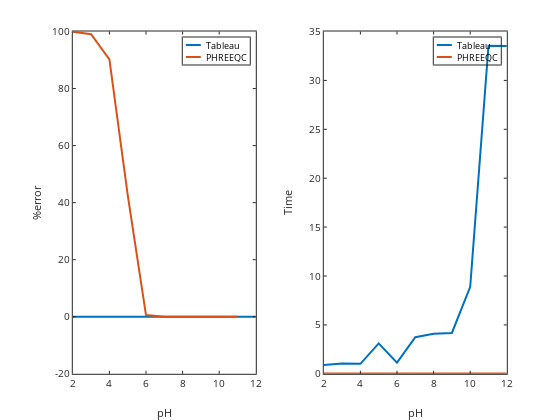

The notebook cell this image was saved under:
### Code cell
subplot(121)
h=plot(pH,Almasserror,pH,AlmasserrorPHREEQC);
legend('Tableau','PHREEQC');
set(h,'linewidth',2)
xlabel('pH');ylabel('%error')

subplot(122) 
h=plot(pH,tableautime,pH,PHREEQCtime);
legend('Tableau','PHREEQC');
set(h,'linewidth',2)
xlabel('pH');ylabel('Time')

#output=[...
#pH' Almasserror' AlmasserrorPHREEQC' tableautime' PHREEQCtime'
#]

### Figure 1 — Plotly figure (JSON) as saved in the notebook; plotly's stock layout.template omitted (floating-point values rounded to 4 significant figures)
{"data": [{"line": {"color": "rgb(0,113,188)", "dash": "solid", "width": 2}, "marker": {"color": "rgb(0,113,188)", "line": {"color": "rgb(0,113,188)"}, "size": 6, "symbol": "none"}, "mode": "lines", "name": "Tableau", "showlegend": true, "type": "scatter", "visibility": true, "x": [2, 3, 4, 5, 6, 7, 8, 9, 10, 11, 12], "xaxis": "x", "y": [8.073e-08, 8.073e-08, 8.073e-08, 8.073e-08, 8.073e-08, 8.073e-08, 8.073e-08, 8.073e-08, 8.073e-08, 8.073e-08, 8.073e-08], "yaxis": "y"}, {"line": {"color": "rgb(216,82,24)", "dash": "solid", "width": 2}, "marker": {"color": "rgb(216,82,24)", "line": {"color": "rgb(216,82,24)"}, "size": 6, "symbol": "none"}, "mode": "lines", "name": "PHREEQC", "showlegend": true, "type": "scatter", "visibility": true, "x": [2, 3, 4, 5, 6, 7, 8, 9, 10, 11, 12], "xaxis": "x", "y": [99.93, 99.04, 90.23, 42.76, 0.5745, 0.0005722, 5.745e-07, 5.82e-10, 5.062e-12, -6.386e-12, null], "yaxis": "y"}, {"hoverinfo": "none", "line": {"color": "rgb(0,113,188)", "dash": "solid", "width": 2}, "marker": {"color": "rgb(0,113,188)", "line": {"color": "rgb(0,113,188)"}, "size": 6, "symbol": "none"}, "mode": "lines", "name": "", "showlegend": false, "type": "scatter", "visibility": true, "x": [3, 18], "xaxis": "x2", "y": [7.5, 7.5], "yaxis": "y2"}, {"hoverinfo": "none", "line": {"color": "rgb(216,82,24)", "dash": "solid", "width": 2}, "marker": {"color": "rgb(216,82,24)", "line": {"color": "rgb(216,82,24)"}, "size": 6, "symbol": "none"}, "mode": "lines", "name": "", "showlegend": false, "type": "scatter", "visibility": true, "x": [3, 18], "xaxis": "x2", "y": [19.5, 19.5], "yaxis": "y2"}, {"line": {"color": "rgb(0,113,188)", "dash": "solid", "width": 2}, "marker": {"color": "rgb(0,113,188)", "line": {"color": "rgb(0,113,188)"}, "size": 6, "symbol": "none"}, "mode": "lines", "name": "Tableau", "showlegend": true, "type": "scatter", "visibility": true, "x": [2, 3, 4, 5, 6, 7, 8, 9, 10, 11, 12], "xaxis": "x3", "y": [0.893, 1.051, 1.018, 3.112, 1.144, 3.738, 4.087, 4.178, 8.888, 33.55, 33.53], "yaxis": "y3"}, {"line": {"color": "rgb(216,82,24)", "dash": "solid", "width": 2}, "marker": {"color": "rgb(216,82,24)", "line": {"color": "rgb(216,82,24)"}, "size": 6, "symbol": "none"}, "mode": "lines", "name": "PHREEQC", "showlegend": true, "type": "scatter", "visibility": true, "x": [2, 3, 4, 5, 6, 7, 8, 9, 10, 11, 12], "xaxis": "x3", "y": [0.01885, 0.01879, 0.01787, 0.0202, 0.01953, 0.02004, 0.01868, 0.01889, 0.01778, 0.02272, 0.02116], "yaxis": "y3"}, {"hoverinfo": "none", "line": {"color": "rgb(0,113,188)", "dash": "solid", "width": 2}, "marker": {"color": "rgb(0,113,188)", "line": {"color": "rgb(0,113,188)"}, "size": 6, "symbol": "none"}, "mode": "lines", "name": "", "showlegend": false, "type": "scatter", "visibility": true, "x": [3, 18], "xaxis": "x4", "y": [7.5, 7.5], "yaxis": "y4"}, {"hoverinfo": "none", "line": {"color": "rgb(216,82,24)", "dash": "solid", "width": 2}, "marker": {"color": "rgb(216,82,24)", "line": {"color": "rgb(216,82,24)"}, "size": 6, "symbol": "none"}, "mode": "lines", "name": "", "showlegend": false, "type": "scatter", "visibility": true, "x": [3, 18], "xaxis": "x4", "y": [19.5, 19.5], "yaxis": "y4"}], "layout": {"annotations": [{"font": {"color": "rgb(0, 0, 0)", "size": 9}, "showarrow": false, "text": "Tableau", "x": 21, "xanchor": "left", "xref": "x2", "y": 7.5, "yanchor": "middle", "yref": "y2"}, {"font": {"color": "rgb(0, 0, 0)", "size": 9}, "showarrow": false, "text": "PHREEQC", "x": 21, "xanchor": "left", "xref": "x2", "y": 19.5, "yanchor": "middle", "yref": "y2"}, {"font": {"color": "rgb(0, 0, 0)", "size": 9}, "showarrow": false, "text": "Tableau", "x": 21, "xanchor": "left", "xref": "x4", "y": 7.5, "yanchor": "middle", "yref": "y4"}, {"font": {"color": "rgb(0, 0, 0)", "size": 9}, "showarrow": false, "text": "PHREEQC", "x": 21, "xanchor": "left", "xref": "x4", "y": 19.5, "yanchor": "middle", "yref": "y4"}], "height": 420, "hovermode": "closest", "margin": {"b": 0, "l": 0, "r": 0, "t": 0}, "plot_bgcolor": "rgba(0, 0, 0, 0)", "showlegend": false, "width": 560, "xaxis": {"anchor": "y", "autorange": false, "domain": [0.13, 0.4568], "exponentformat": "none", "gridcolor": "rgba(38,38,38,0.15)", "gridwidth": 1, "linecolor": "rgb(38,38,38)", "linewidth": 1, "mirror": "ticks", "range": [2, 12], "showgrid": false, "showline": true, "side": "bottom", "spikedash": "solid", "spikemode": "across", "spikesides": false, "spikethickness": 1, "tickangle": 0, "tickcolor": "rgb(38,38,38)", "tickfont": {"color": "rgb(38,38,38)", "size": 10}, "ticklen": 3, "ticks": "inside", "ticktext": ["2", "4", "6", "8", "10", "12"], "tickvals": [2, 4, 6, 8, 10, 12], "title": {"font": {"color": "rgb(38,38,38)", "size": 11}, "text": "pH"}, "type": "linear", "visible": true, "zeroline": false}, "xaxis2": {"anchor": "y2", "autorange": false, "domain": [0.3264, 0.4461], "exponentformat": "none", "fixedrange": true, "gridcolor": "rgba(38,38,38,0.15)", "gridwidth": 1, "linecolor": "rgb(38,38,38)", "linewidth": 1, "mirror": true, "range": [0, 67], "showgrid": false, "showline": true, "showspikes": false, "side": "bottom", "spikedash": "solid", "spikemode": "across", "spikesides": false, "spikethickness": 1, "tickangle": 0, "tickcolor": "rgb(38,38,38)", "tickfont": {"color": "rgb(38,38,38)", "size": 9}, "ticklen": 3, "ticks": "", "ticktext": [], "tickvals": [], "title": {"font": {"color": "rgb(0, 0, 0)", "size": 9.9}, "text": ""}, "type": "linear", "visible": true, "zeroline": false}, "xaxis3": {"anchor": "y3", "autorange": false, "domain": [0.5782, 0.905], "exponentformat": "none", "gridcolor": "rgba(38,38,38,0.15)", "gridwidth": 1, "linecolor": "rgb(38,38,38)", "linewidth": 1, "mirror": "ticks", "range": [2, 12], "showgrid": false, "showline": true, "side": "bottom", "spikedash": "solid", "spikemode": "across", "spikesides": false, "spikethickness": 1, "tickangle": 0, "tickcolor": "rgb(38,38,38)", "tickfont": {"color": "rgb(38,38,38)", "size": 10}, "ticklen": 3, "ticks": "inside", "ticktext": ["2", "4", "6", "8", "10", "12"], "tickvals": [2, 4, 6, 8, 10, 12], "title": {"font": {"color": "rgb(38,38,38)", "size": 11}, "text": "pH"}, "type": "linear", "visible": true, "zeroline": false}, "xaxis4": {"anchor": "y4", "autorange": false, "domain": [0.7746, 0.8943], "exponentformat": "none", "fixedrange": true, "gridcolor": "rgba(38,38,38,0.15)", "gridwidth": 1, "linecolor": "rgb(38,38,38)", "linewidth": 1, "mirror": true, "range": [0, 67], "showgrid": false, "showline": true, "showspikes": false, "side": "bottom", "spikedash": "solid", "spikemode": "across", "spikesides": false, "spikethickness": 1, "tickangle": 0, "tickcolor": "rgb(38,38,38)", "tickfont": {"color": "rgb(38,38,38)", "size": 9}, "ticklen": 3, "ticks": "", "ticktext": [], "tickvals": [], "title": {"font": {"color": "rgb(0, 0, 0)", "size": 9.9}, "text": ""}, "type": "linear", "visible": true, "zeroline": false}, "yaxis": {"anchor": "x", "autorange": false, "domain": [0.11, 0.925], "exponentformat": "none", "gridcolor": "rgba(38,38,38,0.15)", "gridwidth": 1, "linecolor": "rgb(38,38,38)", "linewidth": 1, "mirror": "ticks", "range": [-20, 100], "showgrid": false, "showline": true, "side": "left", "spikedash": "solid", "spikemode": "across", "spikesides": false, "spikethickness": 1, "tickangle": 0, "tickcolor": "rgb(38,38,38)", "tickfont": {"color": "rgb(38,38,38)", "size": 10}, "ticklen": 3, "ticks": "inside", "ticktext": ["-20", "0", "20", "40", "60", "80", "100"], "tickvals": [-20, 0, 20, 40, 60, 80, 100], "title": {"font": {"color": "rgb(38,38,38)", "size": 11}, "text": "%error"}, "type": "linear", "visible": true, "zeroline": false}, "yaxis2": {"anchor": "x2", "autorange": false, "domain": [0.8464, 0.9107], "exponentformat": "none", "fixedrange": true, "gridcolor": "rgba(38,38,38,0.15)", "gridwidth": 1, "linecolor": "rgb(38,38,38)", "linewidth": 1, "mirror": true, "range": [27, 0], "showgrid": false, "showline": true, "showspikes": false, "side": "left", "spikedash": "solid", "spikemode": "across", "spikesides": false, "spikethickness": 1, "tickangle": 0, "tickcolor": "rgb(38,38,38)", "tickfont": {"color": "rgb(38,38,38)", "size": 9}, "ticklen": 3, "ticks": "", "ticktext": [], "tickvals": [], "title": {"font": {"color": "rgb(0, 0, 0)", "size": 9.9}, "text": ""}, "type": "linear", "visible": true, "zeroline": false}, "yaxis3": {"anchor": "x3", "autorange": false, "domain": [0.11, 0.925], "exponentformat": "none", "gridcolor": "rgba(38,38,38,0.15)", "gridwidth": 1, "linecolor": "rgb(38,38,38)", "linewidth": 1, "mirror": "ticks", "range": [0, 35], "showgrid": false, "showline": true, "side": "left", "spikedash": "solid", "spikemode": "across", "spikesides": false, "spikethickness": 1, "tickangle": 0, "tickcolor": "rgb(38,38,38)", "tickfont": {"color": "rgb(38,38,38)", "size": 10}, "ticklen": 3, "ticks": "inside", "ticktext": ["0", "5", "10", "15", "20", "25", "30", "35"], "tickvals": [0, 5, 10, 15, 20, 25, 30, 35], "title": {"font": {"color": "rgb(38,38,38)", "size": 11}, "text": "Time"}, "type": "linear", "visible": true, "zeroline": false}, "yaxis4": {"anchor": "x4", "autorange": false, "domain": [0.8464, 0.9107], "exponentformat": "none", "fixedrange": true, "gridcolor": "rgba(38,38,38,0.15)", "gridwidth": 1, "linecolor": "rgb(38,38,38)", "linewidth": 1, "mirror": true, "range": [27, 0], "showgrid": false, "showline": true, "showspikes": false, "side": "left", "spikedash": "solid", "spikemode": "across", "spikesides": false, "spikethickness": 1, "tickangle": 0, "tickcolor": "rgb(38,38,38)", "tickfont": {"color": "rgb(38,38,38)", "size": 9}, "ticklen": 3, "ticks": "", "ticktext": [], "tickvals": [], "title": {"font": {"color": "rgb(0, 0, 0)", "size": 9.9}, "text": ""}, "type": "linear", "visible": true, "zeroline": false}}}
